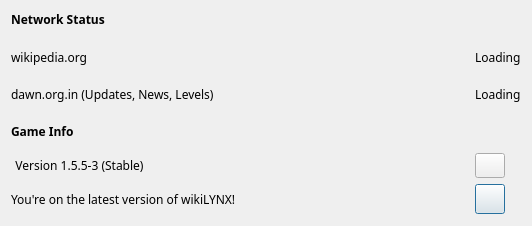
<?xml version="1.0" encoding="UTF-8"?>
<ui version="4.0">
 <class>statusOverview</class>
 <widget class="QDialog" name="statusOverview">
  <property name="windowModality">
   <enum>Qt::WindowModality::WindowModal</enum>
  </property>
  <property name="geometry">
   <rect>
    <x>0</x>
    <y>0</y>
    <width>532</width>
    <height>226</height>
   </rect>
  </property>
  <property name="minimumSize">
   <size>
    <width>532</width>
    <height>226</height>
   </size>
  </property>
  <property name="maximumSize">
   <size>
    <width>532</width>
    <height>226</height>
   </size>
  </property>
  <property name="font">
   <font>
    <family>Comfortaa</family>
    <hintingpreference>PreferNoHinting</hintingpreference>
   </font>
  </property>
  <property name="windowTitle">
   <string>Status Overview</string>
  </property>
  <property name="windowIcon">
   <iconset resource="../assets/assets.qrc">
    <normaloff>:/base/images/wikiLYNX_logo.svg</normaloff>:/base/images/wikiLYNX_logo.svg</iconset>
  </property>
  <layout class="QVBoxLayout" name="verticalLayout">
   <item>
    <widget class="QLabel" name="label_7">
     <property name="sizePolicy">
      <sizepolicy hsizetype="Preferred" vsizetype="Fixed">
       <horstretch>0</horstretch>
       <verstretch>0</verstretch>
      </sizepolicy>
     </property>
     <property name="font">
      <font>
       <family>Courier Prime</family>
       <bold>true</bold>
       <hintingpreference>PreferNoHinting</hintingpreference>
      </font>
     </property>
     <property name="text">
      <string>Network Status</string>
     </property>
    </widget>
   </item>
   <item>
    <spacer name="verticalSpacer">
     <property name="orientation">
      <enum>Qt::Orientation::Vertical</enum>
     </property>
     <property name="sizeHint" stdset="0">
      <size>
       <width>20</width>
       <height>40</height>
      </size>
     </property>
    </spacer>
   </item>
   <item>
    <layout class="QGridLayout" name="gridLayout">
     <item row="1" column="1">
      <spacer name="horizontalSpacer_3">
       <property name="orientation">
        <enum>Qt::Orientation::Horizontal</enum>
       </property>
       <property name="sizeHint" stdset="0">
        <size>
         <width>40</width>
         <height>20</height>
        </size>
       </property>
      </spacer>
     </item>
     <item row="0" column="2">
      <widget class="QPushButton" name="wiki">
       <property name="enabled">
        <bool>true</bool>
       </property>
       <property name="minimumSize">
        <size>
         <width>31</width>
         <height>31</height>
        </size>
       </property>
       <property name="maximumSize">
        <size>
         <width>31</width>
         <height>31</height>
        </size>
       </property>
       <property name="text">
        <string/>
       </property>
       <property name="icon">
        <iconset theme="pending"/>
       </property>
       <property name="autoDefault">
        <bool>false</bool>
       </property>
       <property name="default">
        <bool>false</bool>
       </property>
       <property name="flat">
        <bool>true</bool>
       </property>
      </widget>
     </item>
     <item row="6" column="3">
      <widget class="QPushButton" name="updateButton">
       <property name="minimumSize">
        <size>
         <width>30</width>
         <height>30</height>
        </size>
       </property>
       <property name="maximumSize">
        <size>
         <width>30</width>
         <height>30</height>
        </size>
       </property>
       <property name="text">
        <string/>
       </property>
       <property name="icon">
        <iconset theme="update"/>
       </property>
       <property name="flat">
        <bool>false</bool>
       </property>
      </widget>
     </item>
     <item row="2" column="0">
      <widget class="QLabel" name="gameVersion">
       <property name="sizePolicy">
        <sizepolicy hsizetype="Expanding" vsizetype="Preferred">
         <horstretch>0</horstretch>
         <verstretch>0</verstretch>
        </sizepolicy>
       </property>
       <property name="minimumSize">
        <size>
         <width>0</width>
         <height>31</height>
        </size>
       </property>
       <property name="font">
        <font>
         <family>Courier Prime</family>
         <bold>true</bold>
         <hintingpreference>PreferNoHinting</hintingpreference>
        </font>
       </property>
       <property name="text">
        <string>Game Info </string>
       </property>
      </widget>
     </item>
     <item row="0" column="0">
      <widget class="QLabel" name="label_2">
       <property name="text">
        <string>wikipedia.org</string>
       </property>
      </widget>
     </item>
     <item row="1" column="0">
      <widget class="QLabel" name="label_3">
       <property name="text">
        <string>dawn.org.in (Updates, News, Levels)</string>
       </property>
      </widget>
     </item>
     <item row="1" column="3">
      <widget class="QLabel" name="archiveStatus">
       <property name="text">
        <string>Loading</string>
       </property>
      </widget>
     </item>
     <item row="1" column="2">
      <widget class="QPushButton" name="archive">
       <property name="enabled">
        <bool>true</bool>
       </property>
       <property name="minimumSize">
        <size>
         <width>31</width>
         <height>31</height>
        </size>
       </property>
       <property name="maximumSize">
        <size>
         <width>31</width>
         <height>31</height>
        </size>
       </property>
       <property name="text">
        <string/>
       </property>
       <property name="icon">
        <iconset theme="pending"/>
       </property>
       <property name="checkable">
        <bool>false</bool>
       </property>
       <property name="autoDefault">
        <bool>false</bool>
       </property>
       <property name="flat">
        <bool>true</bool>
       </property>
      </widget>
     </item>
     <item row="6" column="0">
      <widget class="QLabel" name="versionHelper">
       <property name="sizePolicy">
        <sizepolicy hsizetype="Expanding" vsizetype="Preferred">
         <horstretch>0</horstretch>
         <verstretch>0</verstretch>
        </sizepolicy>
       </property>
       <property name="minimumSize">
        <size>
         <width>0</width>
         <height>31</height>
        </size>
       </property>
       <property name="maximumSize">
        <size>
         <width>16777214</width>
         <height>16777215</height>
        </size>
       </property>
       <property name="text">
        <string>You're on the latest version of wikiLYNX! </string>
       </property>
      </widget>
     </item>
     <item row="6" column="1">
      <spacer name="horizontalSpacer">
       <property name="orientation">
        <enum>Qt::Orientation::Horizontal</enum>
       </property>
       <property name="sizeHint" stdset="0">
        <size>
         <width>40</width>
         <height>20</height>
        </size>
       </property>
      </spacer>
     </item>
     <item row="0" column="1">
      <spacer name="horizontalSpacer_2">
       <property name="orientation">
        <enum>Qt::Orientation::Horizontal</enum>
       </property>
       <property name="sizeHint" stdset="0">
        <size>
         <width>40</width>
         <height>20</height>
        </size>
       </property>
      </spacer>
     </item>
     <item row="0" column="3">
      <widget class="QLabel" name="wikiStatus">
       <property name="text">
        <string>Loading</string>
       </property>
      </widget>
     </item>
     <item row="5" column="1">
      <spacer name="horizontalSpacer_4">
       <property name="orientation">
        <enum>Qt::Orientation::Horizontal</enum>
       </property>
       <property name="sizeHint" stdset="0">
        <size>
         <width>40</width>
         <height>20</height>
        </size>
       </property>
      </spacer>
     </item>
     <item row="5" column="3">
      <widget class="QPushButton" name="infoButton">
       <property name="sizePolicy">
        <sizepolicy hsizetype="Minimum" vsizetype="Minimum">
         <horstretch>0</horstretch>
         <verstretch>1</verstretch>
        </sizepolicy>
       </property>
       <property name="minimumSize">
        <size>
         <width>0</width>
         <height>0</height>
        </size>
       </property>
       <property name="maximumSize">
        <size>
         <width>30</width>
         <height>40</height>
        </size>
       </property>
       <property name="text">
        <string/>
       </property>
       <property name="icon">
        <iconset theme="info"/>
       </property>
       <property name="flat">
        <bool>false</bool>
       </property>
      </widget>
     </item>
     <item row="5" column="0">
      <widget class="QPushButton" name="version">
       <property name="sizePolicy">
        <sizepolicy hsizetype="Fixed" vsizetype="Minimum">
         <horstretch>0</horstretch>
         <verstretch>0</verstretch>
        </sizepolicy>
       </property>
       <property name="text">
        <string>Version 1.5.5-3 (Stable)</string>
       </property>
       <property name="flat">
        <bool>true</bool>
       </property>
      </widget>
     </item>
    </layout>
   </item>
  </layout>
 </widget>
 <resources>
  <include location="../assets/assets.qrc"/>
 </resources>
 <connections/>
</ui>
